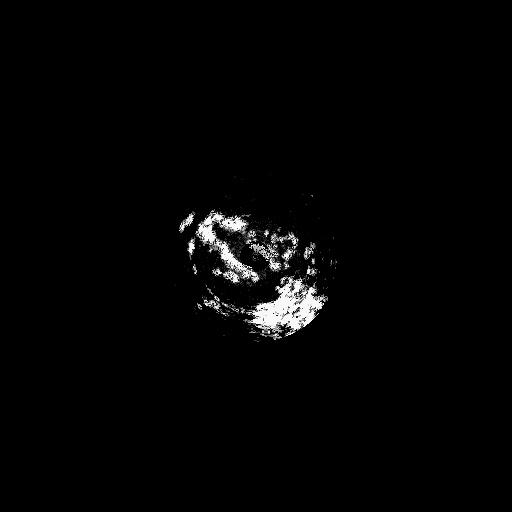
#> input picture projects/lagoon-map/radar_image/102.jpg, 512 x 512 px
$ jupyter execute --allow-errors report.ipynb   (shell and % lines are left out)
#> lines starting #> are read from the running program, lines starting #| are printed output that depends on the picture
# <center>Generate Map from Radar Images</center>
#### <center>Presented by: Maxwell Jung</center>

# Motivation - Unmanned Surface Vessel

- My 2024 UCSB Computer Engineering Capstone Project!
    - Presenting on Thrusday, June 6th, 8:30am ~ 12:30pm @ ESB 1001

<center></center>

# Image Source

- Radar Scan from UCSB Campus Lagoon

Satellite View (Google Maps) |  POV
:---------------------------:|:-------------------------:
  |

# Radar Scans

<center></center>

# Goal

- Stitch individual radar images into one giant map
    - Spoiler: unsuccessful due to heavy radial distortion

# Implemention

- Directly utilize this class's image stitching algorithm
    - Image Alignment and Stitching lecture on 05/15/2024 by Shawson Hsiao, Peicheng Wu, Shang-Hsun Yang

[cell 1]
import cv2
import matplotlib.pyplot as plt
import numpy as np
import os

[cell 2]
def crop(image):
    y_nonzero, x_nonzero, _ = np.nonzero(image)
    return image[np.min(y_nonzero):np.max(y_nonzero), np.min(x_nonzero):np.max(x_nonzero)]

def load_images_from_folder(folder):
#> called with folder = 'radar_image'
    images = []
    for filename in sorted(os.listdir(folder), key=lambda filename: int(filename.split('.')[0])):
        img = cv2.imread(os.path.join(folder,filename))
#> img is the input picture: shape (512, 512, 3); min 0, max 255, mean 4.3
        if img is None: break

        img = crop(img)
#> in crop, `return image[np.min(y_nonzero):np.max(y_nonzero), np.min(x_nonzero):np..`:
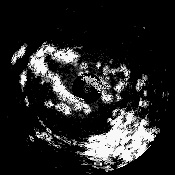
#> returned value: shape (175, 175, 3); min 0, max 255, mean 37.1
        images.append(img)

    print(f'Loaded {len(images)} images')
#| Loaded 1 images
    return images

# Load the images
images = load_images_from_folder('radar_image')
#> images = 1 item

[cell 3]
# show sample images from dataset
import random

#> (the rest of this cell did not finish here and is left out)

[cell 4]
image1 = images[0]
#> (the rest of this cell did not finish here and is left out)

[cell 5]
def bf_match(descriptor1, descriptor2):
    bf = cv2.BFMatcher(cv2.NORM_L2, crossCheck= True)
    matches = bf.match(descriptor1, descriptor2)
    matches = sorted(matches, key = lambda x: x.distance)
    return matches

def flann_match(descriptors1, descriptors2):
    flann = cv2.FlannBasedMatcher(dict(algorithm=0, trees=5), dict(checks=50))
    matches = flann.match(descriptors1, descriptors2)
    matches = sorted(matches, key=lambda x: x.distance)
    return matches

#> (a cell that did not finish here is left out)

#> (a cell that did not finish here is left out)

[cell 8]
def get_homography(image1, image2, num_matches):
    # Initialize the SIFT feature detector and extractor
    sift = cv2.SIFT_create()

    # Detect keypoints and compute descriptors for both images
    keypoints1, descriptors1 = sift.detectAndCompute(image1, None)
    keypoints2, descriptors2 = sift.detectAndCompute(image2, None)

    # Select the top N matches
    matches = flann_match(descriptors1, descriptors2)
    if len(matches) < num_matches: raise Exception(f'Insufficient matches: {len(matches)}/{num_matches}')
    matches = matches[:num_matches]


    # Extract matching keypoints
    src_points = np.float32([keypoints1[match.queryIdx].pt for match in matches]).reshape(-1, 1, 2)
    dst_points = np.float32([keypoints2[match.trainIdx].pt for match in matches]).reshape(-1, 1, 2)

    homography, _ = cv2.findHomography(src_points, dst_points, cv2.RANSAC, 5.0)

    return homography

[cell 9]
# Select the top N matches
num_matches = 50
#> (the rest of this cell did not finish here and is left out)

[cell 10]
def transformed_boundingbox(img1, img2, H):
    h1, w1 = img1.shape[:2]
    h2, w2 = img2.shape[:2]
    ptsA = np.float32([[0, 0], [0, h1], [w1, 0], [w1, h1]]).reshape(-1, 1, 2)
    ptsA_ = cv2.perspectiveTransform(ptsA, H)
    ptsB = np.float32([[0, 0], [0, h2], [w2, 0], [w2, h2]]).reshape(-1, 1, 2)

    # Use bult-in fuction boundingRect for computing the bounding box
    pts = np.concatenate((ptsA_, ptsB), axis=0)
    [x_min, y_min, w, h] = cv2.boundingRect(pts)
    return h, w

[cell 11]
def translate_H(image, H):
    height = image.shape[0]
    width = image.shape[1]
    corners = np.array([[0, 0, 1],[width-1, 0, 1],[0, height-1, 1],[width-1, height-1, 1]], dtype = 'float32').T
    transformed_corners = H.dot(corners)
    transformed_corners /= transformed_corners[-1, :]
    minx = np.min(transformed_corners[0, :])
    miny = np.min(transformed_corners[1, :])
    maxx = np.max(transformed_corners[0, :])
    maxy = np.max(transformed_corners[1, :])

    smallest_x = int(np.floor(minx))
    smallest_y = int(np.floor(miny))

    # Move the left-bottom point to the first quadrant
    # Remain unchanged if the left-bottom point already at first quadrant,
    translate_x = -smallest_x if smallest_x < 0 else 0
    translate_y = -smallest_y if smallest_y < 0 else 0

    distance = np.linalg.norm([translate_x, translate_y])
#     if distance > 200:
#         print(f'translation distance too high: {distance}')
#         return None

    translate_H = np.array([[1, 0, translate_x], [0, 1, translate_y], [0, 0, 1]], dtype = 'float32')
    return translate_H

[cell 12]
# only the non-zero pixels are weighted to the average
def alpha_blend(img1, img2, alpha=0.5):
    assert(img1.shape == img2.shape)
    locs1 = np.where(cv2.cvtColor(img1, cv2.COLOR_RGB2GRAY) != 0)
    blended1 = np.copy(img2)
    blended1[locs1[0], locs1[1]] = img1[locs1[0], locs1[1]]
    locs2 = np.where(cv2.cvtColor(img2, cv2.COLOR_RGB2GRAY) != 0)
    blended2 = np.copy(img1)
    blended2[locs2[0], locs2[1]] = img2[locs2[0], locs2[1]]
    blended = cv2.addWeighted(blended1, alpha, blended2, 1-alpha, 0)
    return blended

[cell 13]
def stitch_two_images(image1, image2, num_matches=50, alpha=0.5):
    # Estimate the homography matrix
    homography = get_homography(image1, image2, num_matches)

#     # Warp the first image using the homography
#     result = cv2.warpPerspective(image1, homography, (image2.shape[1], image2.shape[0]))

#     # Blending the warped image with the second image using alpha blending
#     blended_image = alpha_blend(result, image2, alpha)

    # Warp the first image using the homography
    height, width = transformed_boundingbox(image1, image2, homography)
    translation = translate_H(image1, homography)
    H_corr = translation.dot(homography)

    transformed_1to2 = cv2.warpPerspective(image1, H_corr, (width,height))
    translated_img2 = cv2.warpPerspective(image2, translation , (width,height))

    # Blending the warped image with the second image using alpha blending
    blended_image = alpha_blend(transformed_1to2, translated_img2)
    blended_image = crop(blended_image)

    if blended_image.size > 1.5 * image1.size:
        raise Exception(f"Dimension grew by {blended_image.size/image1.size:.2f} times")

    return blended_image

[cell 14]
# skip_images = [17, 18, 20, 21, 25, 26, 27, 38, 39, 41, 43, 45, 46, 54, 62, 63, 64, 65, 76, 78, 79, 80, 81, 82, 99, 100, 103, 122, 224, 225, 226]
skip_images = []

image1 = images[0]
for i, image2 in enumerate(images):
    if i in skip_images: continue
    try:
        output = stitch_two_images(image1, image2, num_matches=50, alpha=0.5)
    except Exception as e:
# [7 lines of commented-out code are left out]
        continue
    image1 = output

    if (i%30 == 0):
        plt.title(f'Progress: image #{i}')
        plt.imshow(output)
        plt.show()
#> this loop made 1 pass
#> pass 1, in stitch_two_images, `transformed_1to2 = cv2.warpPerspective(image1, H_corr, (width,height))`:
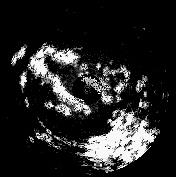
#> transformed_1to2: shape (177, 176, 3); min 0, max 255, mean 36.5
#> pass 1, in stitch_two_images, `blended_image = crop(blended_image)`:
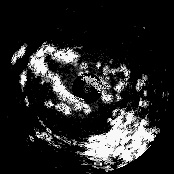
#> blended_image: shape (174, 174, 3); min 0, max 255, mean 37.5

# Display stitched image
plt.title(f'Final: Stitched Image')
plt.imshow(image1)
plt.savefig('img/new-final-map.png', bbox_inches='tight')
plt.show()

# Comparison

Satellite View (Google Maps) |  Stitched Image
:---------------------------:|:-------------------------:
  |

[cell 15]
# OpenCV native Stitcher
stitcher = cv2.Stitcher.create()
samples = images[::40]
#> samples = 1 item
status, result = stitcher.stitch(samples)
#> status = 1

if status == cv2.STITCHER_OK:
    print('Your Panorama is ready!!!')
    plt.imshow(result)
    plt.show()
else:
    # checking if the stitching procedure is successful
    # .stitch() function returns a true value if stitching is
    # done successfully
    print("Stitching failed")
